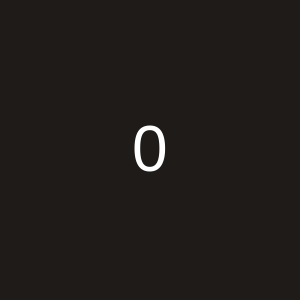
<?xml version="1.0" encoding="UTF-8"?>
<ui version="4.0">
 <class>Form</class>
 <widget class="QWidget" name="Form">
  <property name="geometry">
   <rect>
    <x>0</x>
    <y>0</y>
    <width>300</width>
    <height>300</height>
   </rect>
  </property>
  <property name="windowTitle">
   <string>Form</string>
  </property>
  <property name="styleSheet">
   <string notr="true">background-color: rgb(30, 27, 24);
color: rgb(255, 255, 255);</string>
  </property>
  <layout class="QGridLayout" name="gridLayout_2">
   <item row="0" column="0">
    <widget class="QLabel" name="infolabel">
     <property name="text">
      <string>&lt;html&gt;&lt;head/&gt;&lt;body&gt;&lt;p align=&quot;center&quot;&gt;&lt;span style=&quot; font-size:48pt;&quot;&gt;0&lt;/span&gt;&lt;/p&gt;&lt;/body&gt;&lt;/html&gt;</string>
     </property>
    </widget>
   </item>
  </layout>
 </widget>
 <resources/>
 <connections/>
</ui>
